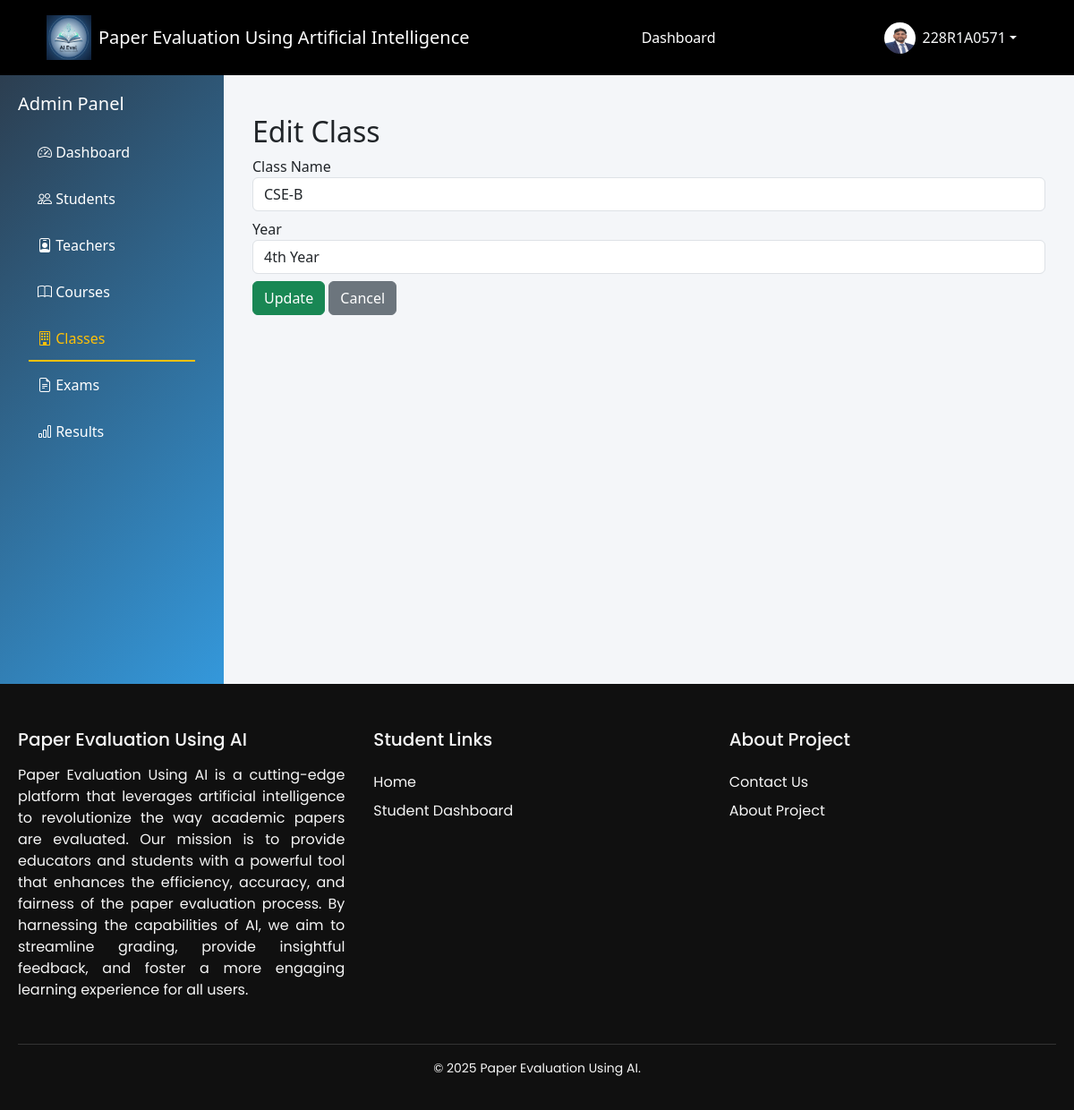
Screenshot of /dashboard/classes/edit/1/ (signed in) with the database file from the repository.
### Accounts/models.py (models this page shows, shortened)
class User(AbstractUser):
    ROLE_CHOICES = [
        ('admin', 'Admin'),
        ('teacher', 'Teacher'),
        ('student', 'Student'),
    ]
    role = models.CharField(max_length=10, choices=ROLE_CHOICES)
    phone = models.CharField(max_length=15, blank=True)

class Student(models.Model):
    user = models.OneToOneField(User, on_delete=models.CASCADE, related_name='student_profile')
    roll_number = models.CharField(max_length=20)
    profile_image = models.ImageField(
        upload_to='profile/',
        storage=cloudinary_storage,
        blank=True,
        null=True
    )
    student_class = models.ForeignKey(Class, on_delete=models.SET_NULL, null=True, blank=True)
    course = models.CharField(max_length=50, default="BTECH")
    branch = models.CharField(max_length=50)
    YEAR_CHOICES = [
        (1, "1st Year"),
        (2, "2nd Year"),
        (3, "3rd Year"),
        (4, "4th Year"),
    ]
    year = models.IntegerField(choices=YEAR_CHOICES)
    dob = models.DateField()
    attendance = models.FloatField(default=88.0)
    cgpa = models.FloatField(default=8.8)
    created_at = models.DateTimeField(auto_now_add=True)

class Class(models.Model):
    name = models.CharField(max_length=50)  # e.g., CSE-A
    year = models.IntegerField()

### Dashboards/views.py (the view)
# urls.py: path('classes/edit/<int:id>/', views.edit_class, name='edit_class'),
def edit_class(request, id):
    cls = get_object_or_404(Class, id=id)
    if request.method == "POST":
        cls.name = request.POST.get("name")
        cls.year = request.POST.get("year")
        cls.save()
        return redirect("manage_classes")
    return render(request, "admin/manage_classes/edit_class.html", {"cls": cls})

### Dashboards/templates/admin/manage_classes/edit_class.html (shortened to what this page needs)
{% extends "admin/admin_base.html" %}
{% block manage_classes_active %}active{% endblock manage_classes_active %}
{% block admin_content %}
<div class="container mt-4">
    <h2>Edit Class</h2>
    <form method="POST">
        <div class="mb-2">
            <label>Class Name</label>
            <input type="text" name="name"
                   value="{{ cls.name }}"
                   class="form-control">
        </div>
        <div class="mb-2">
            <label>Year</label>
            <select name="year" class="form-control">
                <option value="4" {% if cls.year == 4 %}selected{% endif %}>4th Year</option>
            </select>
        </div>
        <button class="btn btn-success">Update</button>
        <a href="{% url 'manage_classes' %}" class="btn btn-secondary">Cancel</a>
    </form>
</div>
{% endblock %}

### templates/base.html (shortened to what this page needs)
{% load static %}
<!DOCTYPE html>
<html lang="en">
<head>
    <link href="https://cdn.jsdelivr.net/npm/bootstrap@5.3.3/dist/css/bootstrap.min.css" rel="stylesheet">
    <link href="https://cdn.jsdelivr.net/npm/bootstrap-icons@1.10.5/font/bootstrap-icons.css" rel="stylesheet">
    <link rel="stylesheet" href="{% static "css/base.css" %}" />
    <link rel="stylesheet" href="https://cdnjs.cloudflare.com/ajax/libs/toastr.js/latest/toastr.min.css">
    <link href="https://cdn.jsdelivr.net/npm/bootstrap-icons@1.10.5/font/bootstrap-icons.css" rel="stylesheet">
    <link rel="stylesheet" href="https://cdnjs.cloudflare.com/ajax/libs/font-awesome/6.4.0/css/all.min.css">
</head>
<body class="d-flex flex-column">
    <nav class="navbar navbar-expand-lg navbar-dark ">
        <div class="container-fluid">
            <a class="navbar-brand d-flex align-items-center" href="/">
                <img src="{% static 'images/logo.png' %}" width="50" height="50" alt="Beast Logo" class="me-2">
                <span class="brand-text">Paper Evaluation Using Artificial Intelligence</span>
            </a>
            <div class="d-flex flex-wrap align-items-center justify-content-between w-100">
                <ul class="navbar-nav mx-auto">
                    {% if request.user.is_authenticated %}
                    {% if request.user.is_superuser %}
                    <li class="nav-item">
                        <a class="nav-link {% block admin_dashactive %}{% endblock admin_dashactive %}" href="{% url 'admin_dashboard' %}">Dashboard</a>
                    </li>
                    <li class="nav-item">
                        <a class="nav-link" href="{% url 'admin:index' %}">Django Admin</a>
                    </li>
                    {% else %}
                        {% if request.user.role == "teacher" %}
                        <li class="nav-item">
                            <a
                                class="nav-link {% block teacher_dashactive %}{% endblock teacher_dashactive %} "
                                href="{% url "teacher_dashboard" %}">Dashboard</a>
                        </li>
                        {% elif request.user.role == "student" %}
                        <li class="nav-item">
                            <a
                                class="nav-link {% block student_dashactive %}{% endblock student_dashactive %}  "
                                href="{% url "student_dashboard" %}">Dashboard</a>
                        </li>
                        {% endif %}
                    {% endif %}
                    {% endif %}
                </ul>
                <div class="d-flex align-items-center gap-2">
                    {% if request.user.is_authenticated %}
                    <div class="dropdown">
                        <button class="btn dropdown-toggle text-light d-flex align-items-center border-0 bg-transparent"
                            id="userDropdown" data-bs-toggle="dropdown" aria-expanded="false">
                            {% if request.user.role == "student" %}
                            <img src="{{ request.user.student_profile.profile_image.url }}" class="rounded-circle me-2"
                                width="35" height="35">
                            {% elif request.user.role == "teacher" %}
                            <img src="{{ request.user.teacher_profile.profile_image.url }}" class="rounded-circle me-2"
                                width="35" height="35">
                            {% else %}
                            <img src="{% static "images/image.png" %}" class="rounded-circle me-2" width="35" height="35">
                            {% endif %}
                            {{ request.user.username }}
                        </button>
                    </div>
                    {% endif %}
                </div>
            </div>
        </div>
    </nav>
    <main class="flex-grow-1">
        {% block body %}
        {% endblock body %}
    </main>
    <footer class="footer">
        <div class="footer-container">
            <div class="footer-column first-column">
            <h3>Paper Evaluation Using AI</h3>
            <p style="text-align: justify;">
                Paper Evaluation Using AI is a cutting-edge platform that leverages artificial intelligence to revolutionize the way academic papers are evaluated. Our mission is to provide educators and students with a powerful tool that enhances the efficiency, accuracy, and fairness of the paper evaluation process. By harnessing the capabilities of AI, we aim to streamline grading, provide insightful feedback, and foster a more engaging learning experience for all users.
            </p>
            </div>
            <div class="footer-column">
            <h4>Student Links</h4>
            <ul>
                <li><a href="/">Home</a></li>
                <li><a href="{% url "student_dashboard" %}">Student Dashboard</a></li>
            </ul>
            </div>
            <div class="footer-column">
            <h4>About Project</h4>
            <ul>
                <li><a href="/contactus">Contact Us</a></li>
                <li><a href="{% url "aboutproject" %}">About Project</a></li>
            </ul>
            </div>
        </div>
        <div class="footer-bottom">
            <p>&copy; 2025 Paper Evaluation Using AI.</p>
        </div>
    </footer>
</body>
</html>

### static/css/base.css (style rules this page uses)
body { margin: 0; padding: 0; background-color: #f4f2ed; font-family: 'Poppins', sans-serif; }
.navbar { background-color: #000 !important; padding: 12px 40px; }
.navbar .container-fluid { display: flex; align-items: center; justify-content: space-between; }
.navbar-nav { margin: 0 auto; }
.nav-link { padding: 6px 12px; margin: 0; }
.nav-link { color: #fff !important; font-weight: 400; margin: 0 12px; position: relative; transition: all 0.3s ease; }
.nav-link::after { content: ""; position: absolute; width: 0; height: 2px; bottom: -4px; left: 0; background-color: currentColor; transition: width 0.3s ease; }
a { position: relative; text-decoration: none; color: inherit; transition: color 0.3s ease; }
a::after { content: ""; position: absolute; width: 0; height: 2px; left: 0; bottom: -2px; background: currentColor; transition: width 0.3s ease; }
.footer { background-color: #101010; color: #f5f5f5; padding: 50px 20px 20px; font-family: 'Poppins', sans-serif; overflow: hidden; }
.footer-container { display: flex; flex-wrap: wrap; justify-content: space-between; gap: 2rem; max-width: 1200px; margin: 0 auto; }
.footer-column { flex: 1 1 200px; min-width: 200px; }
.footer-column h3, .footer-column h4 { margin-bottom: 1rem; font-size: 1.25rem; position: relative; display: inline-block; }
.footer-column ul { list-style: none; padding: 0; margin: 0; }
.footer-column ul li { margin: 0.5rem 0; }
.footer-column ul li a { color: #f5f5f5; text-decoration: none; position: relative; transition: color 0.3s ease; }
.footer-column ul li a::after { content: ''; position: absolute; bottom: -2px; left: 0; height: 2px; width: 0; background-color: #ffc107 ; transition: width 0.3s ease; }
.footer-bottom { border-top: 1px solid #333; text-align: center; margin-top: 2rem; padding-top: 1rem; font-size: 0.875rem; }

### Dashboards/templates/admin/admin_base.html (style rules this page uses)
:root { --primary-color: #2c3e50; --secondary-color: #3498db; --success-color: #27ae60; --danger-color: #e74c3c; --warning-color: #f39c12; }
body { background-color: #f8f9fa; font-family: 'Segoe UI', Tahoma, Geneva, Verdana, sans-serif; }

### rows the page displays
User: user.student_profile.profile_image (picture), user.username "228R1A0571"
Class: name "CSE-B", year "4th Year"
